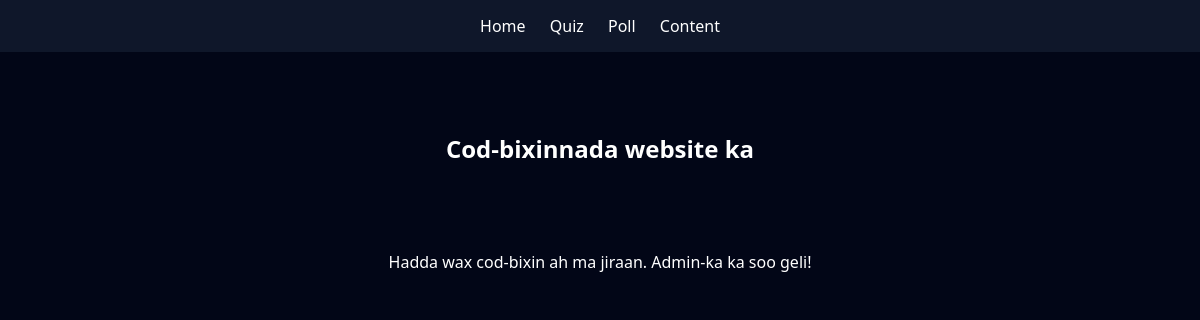
Page /poll/ on the earlier database version.
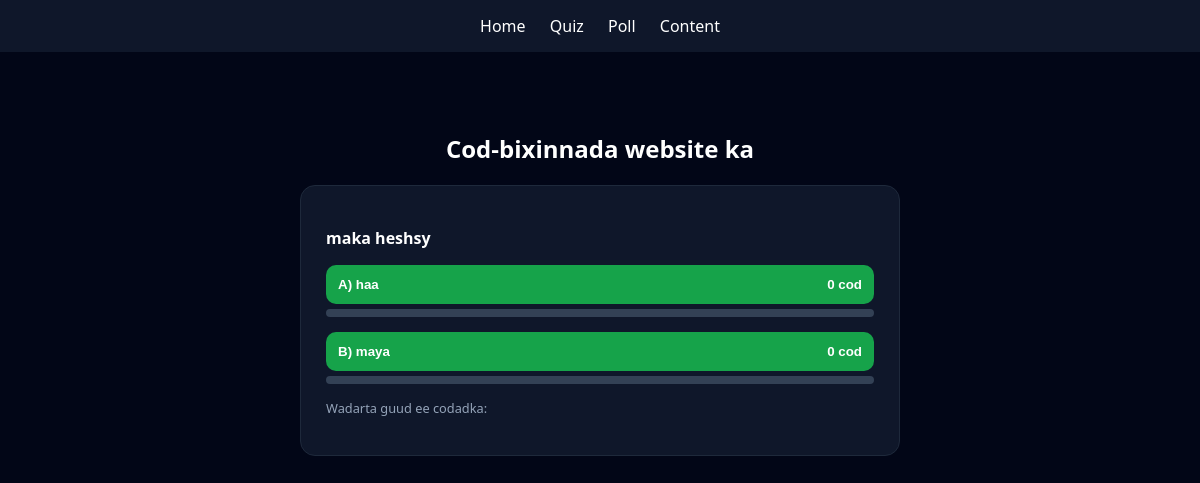
Same page on the later database version.
### core/models.py (models this page shows, shortened)
class Poll(models.Model):
    question = models.CharField(max_length=255)
    option1 = models.CharField(max_length=100)
    option2 = models.CharField(max_length=100)
    votes1 = models.IntegerField(default=0)
    votes2 = models.IntegerField(default=0)
    is_active = models.BooleanField(default=True)

### core/views.py (the view)
# urls.py: path('poll/', views.poll_page, name='poll_page'),
def poll_page(request):
    polls = Poll.objects.filter(is_active=True).order_by('-id')
    return render(request, 'core/poll.html', {'polls': polls})

### core/templates/core/poll.html (shortened to what this page needs)
<!DOCTYPE html>
<html lang="en">
<head>
</head>
<body>
<div class="nav">
  <a href="/">Home</a>
  <a href="/quiz/">Quiz</a>
  <a href="/poll/">Poll</a>
  <a href="/content/">Content</a>
</div>
<div class="container">
  <h2 style="text-align: center;"> Cod-bixinnada website ka</h2>
  {% for poll in polls %}
  <div class="poll-card">
    <form method="POST" action="{% url 'vote_poll' poll.id %}">
      <p><b>{{ poll.question }}</b></p>
      <button class="poll-btn" name="choice" value="1">
        <span>A) {{ poll.option1 }}</span>
        <span>{{ poll.votes1 }} cod</span>
      </button>
      <div class="bar">
      </div>
      <button class="poll-btn" name="choice" value="2">
        <span>B) {{ poll.option2 }}</span>
        <span>{{ poll.votes2 }} cod</span>
      </button>
      <div class="bar">
      </div>
      <p class="stats">Wadarta guud ee codadka: {{ poll.total_votes }}</p>
    </form>
  </div>
  {% empty %}
    <div style="text-align: center; padding: 50px;">
        <p>Hadda wax cod-bixin ah ma jiraan. Admin-ka ka soo geli!</p>
    </div>
  {% endfor %}
</div>
</body>
</html>

Differences in the rows shown:
added Poll: question "maka heshsy", option1 "haa", votes1 "0", option2 "maya", votes2 "0"
Other differences:
text no longer shown: "Hadda wax cod-bixin ah ma jiraan. Admin-ka ka soo geli!"
